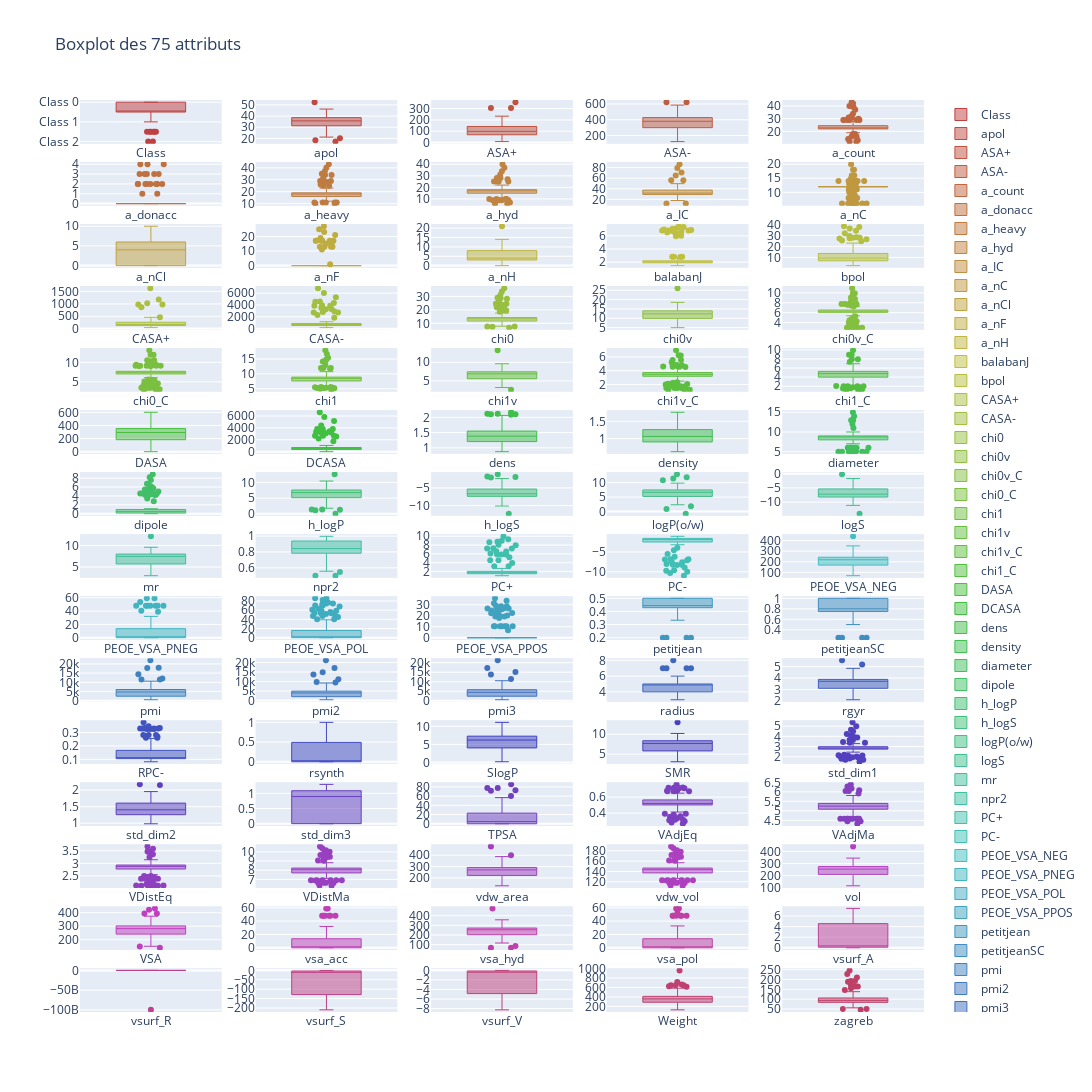

The cell this chart's notebook holds for it:
### Markdown cell above
**Traitement des valeurs aberrantes** \
Nous avons décidé de traiter les valeurs aberrantes avant de procéder à l'imputation. L'imputation se fera à partir dun modèle construit sur les données, elles doivent donc être nettoyées avant.

### Code cell
# Nous allons utiliser plusieurs des subplots pour l'affichage des boxplots
# Puisque les données ont été normalisées, leur boxplot n'ont pas l'échelle,
# d'où une volonté de les séparer
fig = make_subplots(rows=15, cols=5)
all_attributes = list(data.columns)
c = ['hsl('+str(h)+',50%'+',50%)' for h in np.linspace(0, 360, 79)]
# Index qu'on utilisera pour s'assurer qu'on ne sera pas or index
ind = 0

for row in range(1,16):
    for col in range(1,6):
        fig.add_trace(go.Box(
            y=data[all_attributes[ind]],
            name=all_attributes[ind],
            jitter=0.5,
            whiskerwidth=0.2,
            marker_color=c[ind],
            line_width=1),
            row =row,col=col
            )
        ind += 1
        if ind == 79:
            break

fig.update_layout(height=3000, width=1200, title_text="Boxplot des 75 attributs")
fig.show()

### Figure 1 — Plotly figure (JSON) as saved in the notebook; plotly's stock layout.template omitted (floating-point values rounded to 4 significant figures; data arrays with more than 128 entries replaced by an {"elided": "..."} marker saying what was removed)
{"data": [{"jitter": 0.5, "line": {"width": 1}, "marker": {"color": "hsl(0.0,50%,50%)"}, "name": "Class", "type": "box", "whiskerwidth": 0.2, "xaxis": "x", "y": {"elided": "132 str values"}, "yaxis": "y"}, {"jitter": 0.5, "line": {"width": 1}, "marker": {"color": "hsl(4.615384615384615,50%,50%)"}, "name": "apol", "type": "box", "whiskerwidth": 0.2, "xaxis": "x2", "y": {"elided": "132 float values"}, "yaxis": "y2"}, {"jitter": 0.5, "line": {"width": 1}, "marker": {"color": "hsl(9.23076923076923,50%,50%)"}, "name": "ASA+", "type": "box", "whiskerwidth": 0.2, "xaxis": "x3", "y": {"elided": "132 float values"}, "yaxis": "y3"}, {"jitter": 0.5, "line": {"width": 1}, "marker": {"color": "hsl(13.846153846153845,50%,50%)"}, "name": "ASA-", "type": "box", "whiskerwidth": 0.2, "xaxis": "x4", "y": {"elided": "132 float values"}, "yaxis": "y4"}, {"jitter": 0.5, "line": {"width": 1}, "marker": {"color": "hsl(18.46153846153846,50%,50%)"}, "name": "a_count", "type": "box", "whiskerwidth": 0.2, "xaxis": "x5", "y": {"elided": "132 int values"}, "yaxis": "y5"}, {"jitter": 0.5, "line": {"width": 1}, "marker": {"color": "hsl(23.076923076923073,50%,50%)"}, "name": "a_donacc", "type": "box", "whiskerwidth": 0.2, "xaxis": "x6", "y": {"elided": "132 int values"}, "yaxis": "y6"}, {"jitter": 0.5, "line": {"width": 1}, "marker": {"color": "hsl(27.69230769230769,50%,50%)"}, "name": "a_heavy", "type": "box", "whiskerwidth": 0.2, "xaxis": "x7", "y": {"elided": "132 int values"}, "yaxis": "y7"}, {"jitter": 0.5, "line": {"width": 1}, "marker": {"color": "hsl(32.30769230769231,50%,50%)"}, "name": "a_hyd", "type": "box", "whiskerwidth": 0.2, "xaxis": "x8", "y": {"elided": "132 int values"}, "yaxis": "y8"}, {"jitter": 0.5, "line": {"width": 1}, "marker": {"color": "hsl(36.92307692307692,50%,50%)"}, "name": "a_IC", "type": "box", "whiskerwidth": 0.2, "xaxis": "x9", "y": {"elided": "132 float values"}, "yaxis": "y9"}, {"jitter": 0.5, "line": {"width": 1}, "marker": {"color": "hsl(41.53846153846153,50%,50%)"}, "name": "a_nC", "type": "box", "whiskerwidth": 0.2, "xaxis": "x10", "y": {"elided": "132 int values"}, "yaxis": "y10"}, {"jitter": 0.5, "line": {"width": 1}, "marker": {"color": "hsl(46.153846153846146,50%,50%)"}, "name": "a_nCl", "type": "box", "whiskerwidth": 0.2, "xaxis": "x11", "y": {"elided": "132 int values"}, "yaxis": "y11"}, {"jitter": 0.5, "line": {"width": 1}, "marker": {"color": "hsl(50.76923076923077,50%,50%)"}, "name": "a_nF", "type": "box", "whiskerwidth": 0.2, "xaxis": "x12", "y": {"elided": "132 int values"}, "yaxis": "y12"}, {"jitter": 0.5, "line": {"width": 1}, "marker": {"color": "hsl(55.38461538461538,50%,50%)"}, "name": "a_nH", "type": "box", "whiskerwidth": 0.2, "xaxis": "x13", "y": {"elided": "132 int values"}, "yaxis": "y13"}, {"jitter": 0.5, "line": {"width": 1}, "marker": {"color": "hsl(59.99999999999999,50%,50%)"}, "name": "balabanJ", "type": "box", "whiskerwidth": 0.2, "xaxis": "x14", "y": {"elided": "132 float values"}, "yaxis": "y14"}, {"jitter": 0.5, "line": {"width": 1}, "marker": {"color": "hsl(64.61538461538461,50%,50%)"}, "name": "bpol", "type": "box", "whiskerwidth": 0.2, "xaxis": "x15", "y": {"elided": "132 float values"}, "yaxis": "y15"}, {"jitter": 0.5, "line": {"width": 1}, "marker": {"color": "hsl(69.23076923076923,50%,50%)"}, "name": "CASA+", "type": "box", "whiskerwidth": 0.2, "xaxis": "x16", "y": {"elided": "132 float values"}, "yaxis": "y16"}, {"jitter": 0.5, "line": {"width": 1}, "marker": {"color": "hsl(73.84615384615384,50%,50%)"}, "name": "CASA-", "type": "box", "whiskerwidth": 0.2, "xaxis": "x17", "y": {"elided": "132 float values"}, "yaxis": "y17"}, {"jitter": 0.5, "line": {"width": 1}, "marker": {"color": "hsl(78.46153846153845,50%,50%)"}, "name": "chi0", "type": "box", "whiskerwidth": 0.2, "xaxis": "x18", "y": {"elided": "132 float values"}, "yaxis": "y18"}, {"jitter": 0.5, "line": {"width": 1}, "marker": {"color": "hsl(83.07692307692307,50%,50%)"}, "name": "chi0v", "type": "box", "whiskerwidth": 0.2, "xaxis": "x19", "y": {"elided": "132 float values"}, "yaxis": "y19"}, {"jitter": 0.5, "line": {"width": 1}, "marker": {"color": "hsl(87.69230769230768,50%,50%)"}, "name": "chi0v_C", "type": "box", "whiskerwidth": 0.2, "xaxis": "x20", "y": {"elided": "132 float values"}, "yaxis": "y20"}, {"jitter": 0.5, "line": {"width": 1}, "marker": {"color": "hsl(92.30769230769229,50%,50%)"}, "name": "chi0_C", "type": "box", "whiskerwidth": 0.2, "xaxis": "x21", "y": {"elided": "132 float values"}, "yaxis": "y21"}, {"jitter": 0.5, "line": {"width": 1}, "marker": {"color": "hsl(96.92307692307692,50%,50%)"}, "name": "chi1", "type": "box", "whiskerwidth": 0.2, "xaxis": "x22", "y": {"elided": "132 float values"}, "yaxis": "y22"}, {"jitter": 0.5, "line": {"width": 1}, "marker": {"color": "hsl(101.53846153846153,50%,50%)"}, "name": "chi1v", "type": "box", "whiskerwidth": 0.2, "xaxis": "x23", "y": {"elided": "132 float values"}, "yaxis": "y23"}, {"jitter": 0.5, "line": {"width": 1}, "marker": {"color": "hsl(106.15384615384615,50%,50%)"}, "name": "chi1v_C", "type": "box", "whiskerwidth": 0.2, "xaxis": "x24", "y": {"elided": "132 float values"}, "yaxis": "y24"}, {"jitter": 0.5, "line": {"width": 1}, "marker": {"color": "hsl(110.76923076923076,50%,50%)"}, "name": "chi1_C", "type": "box", "whiskerwidth": 0.2, "xaxis": "x25", "y": {"elided": "132 float values"}, "yaxis": "y25"}, {"jitter": 0.5, "line": {"width": 1}, "marker": {"color": "hsl(115.38461538461537,50%,50%)"}, "name": "DASA", "type": "box", "whiskerwidth": 0.2, "xaxis": "x26", "y": {"elided": "132 float values"}, "yaxis": "y26"}, {"jitter": 0.5, "line": {"width": 1}, "marker": {"color": "hsl(119.99999999999999,50%,50%)"}, "name": "DCASA", "type": "box", "whiskerwidth": 0.2, "xaxis": "x27", "y": {"elided": "132 float values"}, "yaxis": "y27"}, {"jitter": 0.5, "line": {"width": 1}, "marker": {"color": "hsl(124.6153846153846,50%,50%)"}, "name": "dens", "type": "box", "whiskerwidth": 0.2, "xaxis": "x28", "y": {"elided": "132 float values"}, "yaxis": "y28"}, {"jitter": 0.5, "line": {"width": 1}, "marker": {"color": "hsl(129.23076923076923,50%,50%)"}, "name": "density", "type": "box", "whiskerwidth": 0.2, "xaxis": "x29", "y": {"elided": "132 float values"}, "yaxis": "y29"}, {"jitter": 0.5, "line": {"width": 1}, "marker": {"color": "hsl(133.84615384615384,50%,50%)"}, "name": "diameter", "type": "box", "whiskerwidth": 0.2, "xaxis": "x30", "y": {"elided": "132 int values"}, "yaxis": "y30"}, {"jitter": 0.5, "line": {"width": 1}, "marker": {"color": "hsl(138.46153846153845,50%,50%)"}, "name": "dipole", "type": "box", "whiskerwidth": 0.2, "xaxis": "x31", "y": {"elided": "132 float values"}, "yaxis": "y31"}, {"jitter": 0.5, "line": {"width": 1}, "marker": {"color": "hsl(143.07692307692307,50%,50%)"}, "name": "h_logP", "type": "box", "whiskerwidth": 0.2, "xaxis": "x32", "y": {"elided": "132 float values"}, "yaxis": "y32"}, {"jitter": 0.5, "line": {"width": 1}, "marker": {"color": "hsl(147.69230769230768,50%,50%)"}, "name": "h_logS", "type": "box", "whiskerwidth": 0.2, "xaxis": "x33", "y": {"elided": "132 float values"}, "yaxis": "y33"}, {"jitter": 0.5, "line": {"width": 1}, "marker": {"color": "hsl(152.3076923076923,50%,50%)"}, "name": "logP(o/w)", "type": "box", "whiskerwidth": 0.2, "xaxis": "x34", "y": {"elided": "132 float values"}, "yaxis": "y34"}, {"jitter": 0.5, "line": {"width": 1}, "marker": {"color": "hsl(156.9230769230769,50%,50%)"}, "name": "logS", "type": "box", "whiskerwidth": 0.2, "xaxis": "x35", "y": {"elided": "132 float values"}, "yaxis": "y35"}, {"jitter": 0.5, "line": {"width": 1}, "marker": {"color": "hsl(161.53846153846152,50%,50%)"}, "name": "mr", "type": "box", "whiskerwidth": 0.2, "xaxis": "x36", "y": {"elided": "132 float values"}, "yaxis": "y36"}, {"jitter": 0.5, "line": {"width": 1}, "marker": {"color": "hsl(166.15384615384613,50%,50%)"}, "name": "npr2", "type": "box", "whiskerwidth": 0.2, "xaxis": "x37", "y": {"elided": "132 float values"}, "yaxis": "y37"}, {"jitter": 0.5, "line": {"width": 1}, "marker": {"color": "hsl(170.76923076923075,50%,50%)"}, "name": "PC+", "type": "box", "whiskerwidth": 0.2, "xaxis": "x38", "y": {"elided": "132 float values"}, "yaxis": "y38"}, {"jitter": 0.5, "line": {"width": 1}, "marker": {"color": "hsl(175.38461538461536,50%,50%)"}, "name": "PC-", "type": "box", "whiskerwidth": 0.2, "xaxis": "x39", "y": {"elided": "132 float values"}, "yaxis": "y39"}, {"jitter": 0.5, "line": {"width": 1}, "marker": {"color": "hsl(179.99999999999997,50%,50%)"}, "name": "PEOE_VSA_NEG", "type": "box", "whiskerwidth": 0.2, "xaxis": "x40", "y": {"elided": "132 float values"}, "yaxis": "y40"}, {"jitter": 0.5, "line": {"width": 1}, "marker": {"color": "hsl(184.61538461538458,50%,50%)"}, "name": "PEOE_VSA_PNEG", "type": "box", "whiskerwidth": 0.2, "xaxis": "x41", "y": {"elided": "132 float values"}, "yaxis": "y41"}, {"jitter": 0.5, "line": {"width": 1}, "marker": {"color": "hsl(189.23076923076923,50%,50%)"}, "name": "PEOE_VSA_POL", "type": "box", "whiskerwidth": 0.2, "xaxis": "x42", "y": {"elided": "132 float values"}, "yaxis": "y42"}, {"jitter": 0.5, "line": {"width": 1}, "marker": {"color": "hsl(193.84615384615384,50%,50%)"}, "name": "PEOE_VSA_PPOS", "type": "box", "whiskerwidth": 0.2, "xaxis": "x43", "y": {"elided": "132 float values"}, "yaxis": "y43"}, {"jitter": 0.5, "line": {"width": 1}, "marker": {"color": "hsl(198.46153846153845,50%,50%)"}, "name": "petitjean", "type": "box", "whiskerwidth": 0.2, "xaxis": "x44", "y": {"elided": "132 float values"}, "yaxis": "y44"}, {"jitter": 0.5, "line": {"width": 1}, "marker": {"color": "hsl(203.07692307692307,50%,50%)"}, "name": "petitjeanSC", "type": "box", "whiskerwidth": 0.2, "xaxis": "x45", "y": {"elided": "132 float values"}, "yaxis": "y45"}, {"jitter": 0.5, "line": {"width": 1}, "marker": {"color": "hsl(207.69230769230768,50%,50%)"}, "name": "pmi", "type": "box", "whiskerwidth": 0.2, "xaxis": "x46", "y": {"elided": "132 float values"}, "yaxis": "y46"}, {"jitter": 0.5, "line": {"width": 1}, "marker": {"color": "hsl(212.3076923076923,50%,50%)"}, "name": "pmi2", "type": "box", "whiskerwidth": 0.2, "xaxis": "x47", "y": {"elided": "132 float values"}, "yaxis": "y47"}, {"jitter": 0.5, "line": {"width": 1}, "marker": {"color": "hsl(216.9230769230769,50%,50%)"}, "name": "pmi3", "type": "box", "whiskerwidth": 0.2, "xaxis": "x48", "y": {"elided": "132 float values"}, "yaxis": "y48"}, {"jitter": 0.5, "line": {"width": 1}, "marker": {"color": "hsl(221.53846153846152,50%,50%)"}, "name": "radius", "type": "box", "whiskerwidth": 0.2, "xaxis": "x49", "y": {"elided": "132 int values"}, "yaxis": "y49"}, {"jitter": 0.5, "line": {"width": 1}, "marker": {"color": "hsl(226.15384615384613,50%,50%)"}, "name": "rgyr", "type": "box", "whiskerwidth": 0.2, "xaxis": "x50", "y": {"elided": "132 float values"}, "yaxis": "y50"}, {"jitter": 0.5, "line": {"width": 1}, "marker": {"color": "hsl(230.76923076923075,50%,50%)"}, "name": "RPC-", "type": "box", "whiskerwidth": 0.2, "xaxis": "x51", "y": {"elided": "132 float values"}, "yaxis": "y51"}, {"jitter": 0.5, "line": {"width": 1}, "marker": {"color": "hsl(235.38461538461536,50%,50%)"}, "name": "rsynth", "type": "box", "whiskerwidth": 0.2, "xaxis": "x52", "y": {"elided": "132 float values"}, "yaxis": "y52"}, {"jitter": 0.5, "line": {"width": 1}, "marker": {"color": "hsl(239.99999999999997,50%,50%)"}, "name": "SlogP", "type": "box", "whiskerwidth": 0.2, "xaxis": "x53", "y": {"elided": "132 float values"}, "yaxis": "y53"}, {"jitter": 0.5, "line": {"width": 1}, "marker": {"color": "hsl(244.61538461538458,50%,50%)"}, "name": "SMR", "type": "box", "whiskerwidth": 0.2, "xaxis": "x54", "y": {"elided": "132 float values"}, "yaxis": "y54"}, {"jitter": 0.5, "line": {"width": 1}, "marker": {"color": "hsl(249.2307692307692,50%,50%)"}, "name": "std_dim1", "type": "box", "whiskerwidth": 0.2, "xaxis": "x55", "y": {"elided": "132 float values"}, "yaxis": "y55"}, {"jitter": 0.5, "line": {"width": 1}, "marker": {"color": "hsl(253.8461538461538,50%,50%)"}, "name": "std_dim2", "type": "box", "whiskerwidth": 0.2, "xaxis": "x56", "y": {"elided": "132 float values"}, "yaxis": "y56"}, {"jitter": 0.5, "line": {"width": 1}, "marker": {"color": "hsl(258.46153846153845,50%,50%)"}, "name": "std_dim3", "type": "box", "whiskerwidth": 0.2, "xaxis": "x57", "y": {"elided": "132 float values"}, "yaxis": "y57"}, {"jitter": 0.5, "line": {"width": 1}, "marker": {"color": "hsl(263.07692307692304,50%,50%)"}, "name": "TPSA", "type": "box", "whiskerwidth": 0.2, "xaxis": "x58", "y": {"elided": "132 float values"}, "yaxis": "y58"}, {"jitter": 0.5, "line": {"width": 1}, "marker": {"color": "hsl(267.6923076923077,50%,50%)"}, "name": "VAdjEq", "type": "box", "whiskerwidth": 0.2, "xaxis": "x59", "y": {"elided": "132 float values"}, "yaxis": "y59"}, {"jitter": 0.5, "line": {"width": 1}, "marker": {"color": "hsl(272.30769230769226,50%,50%)"}, "name": "VAdjMa", "type": "box", "whiskerwidth": 0.2, "xaxis": "x60", "y": {"elided": "132 float values"}, "yaxis": "y60"}, {"jitter": 0.5, "line": {"width": 1}, "marker": {"color": "hsl(276.9230769230769,50%,50%)"}, "name": "VDistEq", "type": "box", "whiskerwidth": 0.2, "xaxis": "x61", "y": {"elided": "132 float values"}, "yaxis": "y61"}, {"jitter": 0.5, "line": {"width": 1}, "marker": {"color": "hsl(281.5384615384615,50%,50%)"}, "name": "VDistMa", "type": "box", "whiskerwidth": 0.2, "xaxis": "x62", "y": {"elided": "132 float values"}, "yaxis": "y62"}, {"jitter": 0.5, "line": {"width": 1}, "marker": {"color": "hsl(286.15384615384613,50%,50%)"}, "name": "vdw_area", "type": "box", "whiskerwidth": 0.2, "xaxis": "x63", "y": {"elided": "132 float values"}, "yaxis": "y63"}, {"jitter": 0.5, "line": {"width": 1}, "marker": {"color": "hsl(290.7692307692307,50%,50%)"}, "name": "vdw_vol", "type": "box", "whiskerwidth": 0.2, "xaxis": "x64", "y": {"elided": "132 float values"}, "yaxis": "y64"}, {"jitter": 0.5, "line": {"width": 1}, "marker": {"color": "hsl(295.38461538461536,50%,50%)"}, "name": "vol", "type": "box", "whiskerwidth": 0.2, "xaxis": "x65", "y": {"elided": "132 float values"}, "yaxis": "y65"}, {"jitter": 0.5, "line": {"width": 1}, "marker": {"color": "hsl(300.0,50%,50%)"}, "name": "VSA", "type": "box", "whiskerwidth": 0.2, "xaxis": "x66", "y": {"elided": "132 float values"}, "yaxis": "y66"}, {"jitter": 0.5, "line": {"width": 1}, "marker": {"color": "hsl(304.6153846153846,50%,50%)"}, "name": "vsa_acc", "type": "box", "whiskerwidth": 0.2, "xaxis": "x67", "y": {"elided": "132 float values"}, "yaxis": "y67"}, {"jitter": 0.5, "line": {"width": 1}, "marker": {"color": "hsl(309.2307692307692,50%,50%)"}, "name": "vsa_hyd", "type": "box", "whiskerwidth": 0.2, "xaxis": "x68", "y": {"elided": "132 float values"}, "yaxis": "y68"}, {"jitter": 0.5, "line": {"width": 1}, "marker": {"color": "hsl(313.8461538461538,50%,50%)"}, "name": "vsa_pol", "type": "box", "whiskerwidth": 0.2, "xaxis": "x69", "y": {"elided": "132 float values"}, "yaxis": "y69"}, {"jitter": 0.5, "line": {"width": 1}, "marker": {"color": "hsl(318.46153846153845,50%,50%)"}, "name": "vsurf_A", "type": "box", "whiskerwidth": 0.2, "xaxis": "x70", "y": {"elided": "132 float values"}, "yaxis": "y70"}, {"jitter": 0.5, "line": {"width": 1}, "marker": {"color": "hsl(323.07692307692304,50%,50%)"}, "name": "vsurf_R", "type": "box", "whiskerwidth": 0.2, "xaxis": "x71", "y": {"elided": "132 float values"}, "yaxis": "y71"}, {"jitter": 0.5, "line": {"width": 1}, "marker": {"color": "hsl(327.6923076923077,50%,50%)"}, "name": "vsurf_S", "type": "box", "whiskerwidth": 0.2, "xaxis": "x72", "y": {"elided": "132 float values"}, "yaxis": "y72"}, {"jitter": 0.5, "line": {"width": 1}, "marker": {"color": "hsl(332.30769230769226,50%,50%)"}, "name": "vsurf_V", "type": "box", "whiskerwidth": 0.2, "xaxis": "x73", "y": {"elided": "132 float values"}, "yaxis": "y73"}, {"jitter": 0.5, "line": {"width": 1}, "marker": {"color": "hsl(336.9230769230769,50%,50%)"}, "name": "Weight", "type": "box", "whiskerwidth": 0.2, "xaxis": "x74", "y": {"elided": "132 float values"}, "yaxis": "y74"}, {"jitter": 0.5, "line": {"width": 1}, "marker": {"color": "hsl(341.5384615384615,50%,50%)"}, "name": "zagreb", "type": "box", "whiskerwidth": 0.2, "xaxis": "x75", "y": {"elided": "132 int values"}, "yaxis": "y75"}], "layout": {"height": 3000, "title": {"text": "Boxplot des 75 attributs"}, "width": 1200, "xaxis": {"anchor": "y", "domain": [0, 0.168]}, "xaxis10": {"anchor": "y10", "domain": [0.832, 1]}, "xaxis11": {"anchor": "y11", "domain": [0, 0.168]}, "xaxis12": {"anchor": "y12", "domain": [0.208, 0.376]}, "xaxis13": {"anchor": "y13", "domain": [0.416, 0.584]}, "xaxis14": {"anchor": "y14", "domain": [0.624, 0.792]}, "xaxis15": {"anchor": "y15", "domain": [0.832, 1]}, "xaxis16": {"anchor": "y16", "domain": [0, 0.168]}, "xaxis17": {"anchor": "y17", "domain": [0.208, 0.376]}, "xaxis18": {"anchor": "y18", "domain": [0.416, 0.584]}, "xaxis19": {"anchor": "y19", "domain": [0.624, 0.792]}, "xaxis2": {"anchor": "y2", "domain": [0.208, 0.376]}, "xaxis20": {"anchor": "y20", "domain": [0.832, 1]}, "xaxis21": {"anchor": "y21", "domain": [0, 0.168]}, "xaxis22": {"anchor": "y22", "domain": [0.208, 0.376]}, "xaxis23": {"anchor": "y23", "domain": [0.416, 0.584]}, "xaxis24": {"anchor": "y24", "domain": [0.624, 0.792]}, "xaxis25": {"anchor": "y25", "domain": [0.832, 1]}, "xaxis26": {"anchor": "y26", "domain": [0, 0.168]}, "xaxis27": {"anchor": "y27", "domain": [0.208, 0.376]}, "xaxis28": {"anchor": "y28", "domain": [0.416, 0.584]}, "xaxis29": {"anchor": "y29", "domain": [0.624, 0.792]}, "xaxis3": {"anchor": "y3", "domain": [0.416, 0.584]}, "xaxis30": {"anchor": "y30", "domain": [0.832, 1]}, "xaxis31": {"anchor": "y31", "domain": [0, 0.168]}, "xaxis32": {"anchor": "y32", "domain": [0.208, 0.376]}, "xaxis33": {"anchor": "y33", "domain": [0.416, 0.584]}, "xaxis34": {"anchor": "y34", "domain": [0.624, 0.792]}, "xaxis35": {"anchor": "y35", "domain": [0.832, 1]}, "xaxis36": {"anchor": "y36", "domain": [0, 0.168]}, "xaxis37": {"anchor": "y37", "domain": [0.208, 0.376]}, "xaxis38": {"anchor": "y38", "domain": [0.416, 0.584]}, "xaxis39": {"anchor": "y39", "domain": [0.624, 0.792]}, "xaxis4": {"anchor": "y4", "domain": [0.624, 0.792]}, "xaxis40": {"anchor": "y40", "domain": [0.832, 1]}, "xaxis41": {"anchor": "y41", "domain": [0, 0.168]}, "xaxis42": {"anchor": "y42", "domain": [0.208, 0.376]}, "xaxis43": {"anchor": "y43", "domain": [0.416, 0.584]}, "xaxis44": {"anchor": "y44", "domain": [0.624, 0.792]}, "xaxis45": {"anchor": "y45", "domain": [0.832, 1]}, "xaxis46": {"anchor": "y46", "domain": [0, 0.168]}, "xaxis47": {"anchor": "y47", "domain": [0.208, 0.376]}, "xaxis48": {"anchor": "y48", "domain": [0.416, 0.584]}, "xaxis49": {"anchor": "y49", "domain": [0.624, 0.792]}, "xaxis5": {"anchor": "y5", "domain": [0.832, 1]}, "xaxis50": {"anchor": "y50", "domain": [0.832, 1]}, "xaxis51": {"anchor": "y51", "domain": [0, 0.168]}, "xaxis52": {"anchor": "y52", "domain": [0.208, 0.376]}, "xaxis53": {"anchor": "y53", "domain": [0.416, 0.584]}, "xaxis54": {"anchor": "y54", "domain": [0.624, 0.792]}, "xaxis55": {"anchor": "y55", "domain": [0.832, 1]}, "xaxis56": {"anchor": "y56", "domain": [0, 0.168]}, "xaxis57": {"anchor": "y57", "domain": [0.208, 0.376]}, "xaxis58": {"anchor": "y58", "domain": [0.416, 0.584]}, "xaxis59": {"anchor": "y59", "domain": [0.624, 0.792]}, "xaxis6": {"anchor": "y6", "domain": [0, 0.168]}, "xaxis60": {"anchor": "y60", "domain": [0.832, 1]}, "xaxis61": {"anchor": "y61", "domain": [0, 0.168]}, "xaxis62": {"anchor": "y62", "domain": [0.208, 0.376]}, "xaxis63": {"anchor": "y63", "domain": [0.416, 0.584]}, "xaxis64": {"anchor": "y64", "domain": [0.624, 0.792]}, "xaxis65": {"anchor": "y65", "domain": [0.832, 1]}, "xaxis66": {"anchor": "y66", "domain": [0, 0.168]}, "xaxis67": {"anchor": "y67", "domain": [0.208, 0.376]}, "xaxis68": {"anchor": "y68", "domain": [0.416, 0.584]}, "xaxis69": {"anchor": "y69", "domain": [0.624, 0.792]}, "xaxis7": {"anchor": "y7", "domain": [0.208, 0.376]}, "xaxis70": {"anchor": "y70", "domain": [0.832, 1]}, "xaxis71": {"anchor": "y71", "domain": [0, 0.168]}, "xaxis72": {"anchor": "y72", "domain": [0.208, 0.376]}, "xaxis73": {"anchor": "y73", "domain": [0.416, 0.584]}, "xaxis74": {"anchor": "y74", "domain": [0.624, 0.792]}, "xaxis75": {"anchor": "y75", "domain": [0.832, 1]}, "xaxis8": {"anchor": "y8", "domain": [0.416, 0.584]}, "xaxis9": {"anchor": "y9", "domain": [0.624, 0.792]}, "yaxis": {"anchor": "x", "domain": [0.952, 1]}, "yaxis10": {"anchor": "x10", "domain": [0.884, 0.932]}, "yaxis11": {"anchor": "x11", "domain": [0.816, 0.864]}, "yaxis12": {"anchor": "x12", "domain": [0.816, 0.864]}, "yaxis13": {"anchor": "x13", "domain": [0.816, 0.864]}, "yaxis14": {"anchor": "x14", "domain": [0.816, 0.864]}, "yaxis15": {"anchor": "x15", "domain": [0.816, 0.864]}, "yaxis16": {"anchor": "x16", "domain": [0.748, 0.796]}, "yaxis17": {"anchor": "x17", "domain": [0.748, 0.796]}, "yaxis18": {"anchor": "x18", "domain": [0.748, 0.796]}, "yaxis19": {"anchor": "x19", "domain": [0.748, 0.796]}, "yaxis2": {"anchor": "x2", "domain": [0.952, 1]}, "yaxis20": {"anchor": "x20", "domain": [0.748, 0.796]}, "yaxis21": {"anchor": "x21", "domain": [0.68, 0.728]}, "yaxis22": {"anchor": "x22", "domain": [0.68, 0.728]}, "yaxis23": {"anchor": "x23", "domain": [0.68, 0.728]}, "yaxis24": {"anchor": "x24", "domain": [0.68, 0.728]}, "yaxis25": {"anchor": "x25", "domain": [0.68, 0.728]}, "yaxis26": {"anchor": "x26", "domain": [0.612, 0.66]}, "yaxis27": {"anchor": "x27", "domain": [0.612, 0.66]}, "yaxis28": {"anchor": "x28", "domain": [0.612, 0.66]}, "yaxis29": {"anchor": "x29", "domain": [0.612, 0.66]}, "yaxis3": {"anchor": "x3", "domain": [0.952, 1]}, "yaxis30": {"anchor": "x30", "domain": [0.612, 0.66]}, "yaxis31": {"anchor": "x31", "domain": [0.544, 0.592]}, "yaxis32": {"anchor": "x32", "domain": [0.544, 0.592]}, "yaxis33": {"anchor": "x33", "domain": [0.544, 0.592]}, "yaxis34": {"anchor": "x34", "domain": [0.544, 0.592]}, "yaxis35": {"anchor": "x35", "domain": [0.544, 0.592]}, "yaxis36": {"anchor": "x36", "domain": [0.476, 0.524]}, "yaxis37": {"anchor": "x37", "domain": [0.476, 0.524]}, "yaxis38": {"anchor": "x38", "domain": [0.476, 0.524]}, "yaxis39": {"anchor": "x39", "domain": [0.476, 0.524]}, "yaxis4": {"anchor": "x4", "domain": [0.952, 1]}, "yaxis40": {"anchor": "x40", "domain": [0.476, 0.524]}, "yaxis41": {"anchor": "x41", "domain": [0.408, 0.456]}, "yaxis42": {"anchor": "x42", "domain": [0.408, 0.456]}, "yaxis43": {"anchor": "x43", "domain": [0.408, 0.456]}, "yaxis44": {"anchor": "x44", "domain": [0.408, 0.456]}, "yaxis45": {"anchor": "x45", "domain": [0.408, 0.456]}, "yaxis46": {"anchor": "x46", "domain": [0.34, 0.388]}, "yaxis47": {"anchor": "x47", "domain": [0.34, 0.388]}, "yaxis48": {"anchor": "x48", "domain": [0.34, 0.388]}, "yaxis49": {"anchor": "x49", "domain": [0.34, 0.388]}, "yaxis5": {"anchor": "x5", "domain": [0.952, 1]}, "yaxis50": {"anchor": "x50", "domain": [0.34, 0.388]}, "yaxis51": {"anchor": "x51", "domain": [0.272, 0.32]}, "yaxis52": {"anchor": "x52", "domain": [0.272, 0.32]}, "yaxis53": {"anchor": "x53", "domain": [0.272, 0.32]}, "yaxis54": {"anchor": "x54", "domain": [0.272, 0.32]}, "yaxis55": {"anchor": "x55", "domain": [0.272, 0.32]}, "yaxis56": {"anchor": "x56", "domain": [0.204, 0.252]}, "yaxis57": {"anchor": "x57", "domain": [0.204, 0.252]}, "yaxis58": {"anchor": "x58", "domain": [0.204, 0.252]}, "yaxis59": {"anchor": "x59", "domain": [0.204, 0.252]}, "yaxis6": {"anchor": "x6", "domain": [0.884, 0.932]}, "yaxis60": {"anchor": "x60", "domain": [0.204, 0.252]}, "yaxis61": {"anchor": "x61", "domain": [0.136, 0.184]}, "yaxis62": {"anchor": "x62", "domain": [0.136, 0.184]}, "yaxis63": {"anchor": "x63", "domain": [0.136, 0.184]}, "yaxis64": {"anchor": "x64", "domain": [0.136, 0.184]}, "yaxis65": {"anchor": "x65", "domain": [0.136, 0.184]}, "yaxis66": {"anchor": "x66", "domain": [0.068, 0.116]}, "yaxis67": {"anchor": "x67", "domain": [0.068, 0.116]}, "yaxis68": {"anchor": "x68", "domain": [0.068, 0.116]}, "yaxis69": {"anchor": "x69", "domain": [0.068, 0.116]}, "yaxis7": {"anchor": "x7", "domain": [0.884, 0.932]}, "yaxis70": {"anchor": "x70", "domain": [0.068, 0.116]}, "yaxis71": {"anchor": "x71", "domain": [0, 0.048]}, "yaxis72": {"anchor": "x72", "domain": [0, 0.048]}, "yaxis73": {"anchor": "x73", "domain": [0, 0.048]}, "yaxis74": {"anchor": "x74", "domain": [0, 0.048]}, "yaxis75": {"anchor": "x75", "domain": [0, 0.048]}, "yaxis8": {"anchor": "x8", "domain": [0.884, 0.932]}, "yaxis9": {"anchor": "x9", "domain": [0.884, 0.932]}}}
